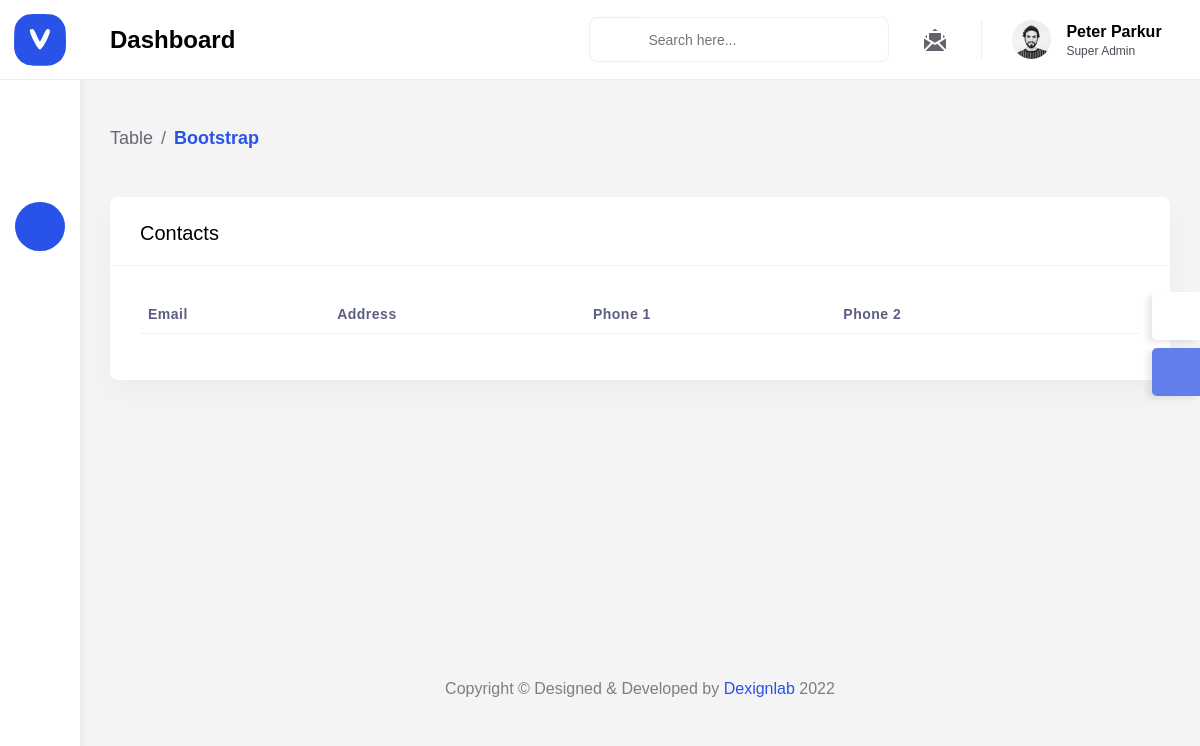
The app's page /dashboard/contact/view/ (signed in), older data.
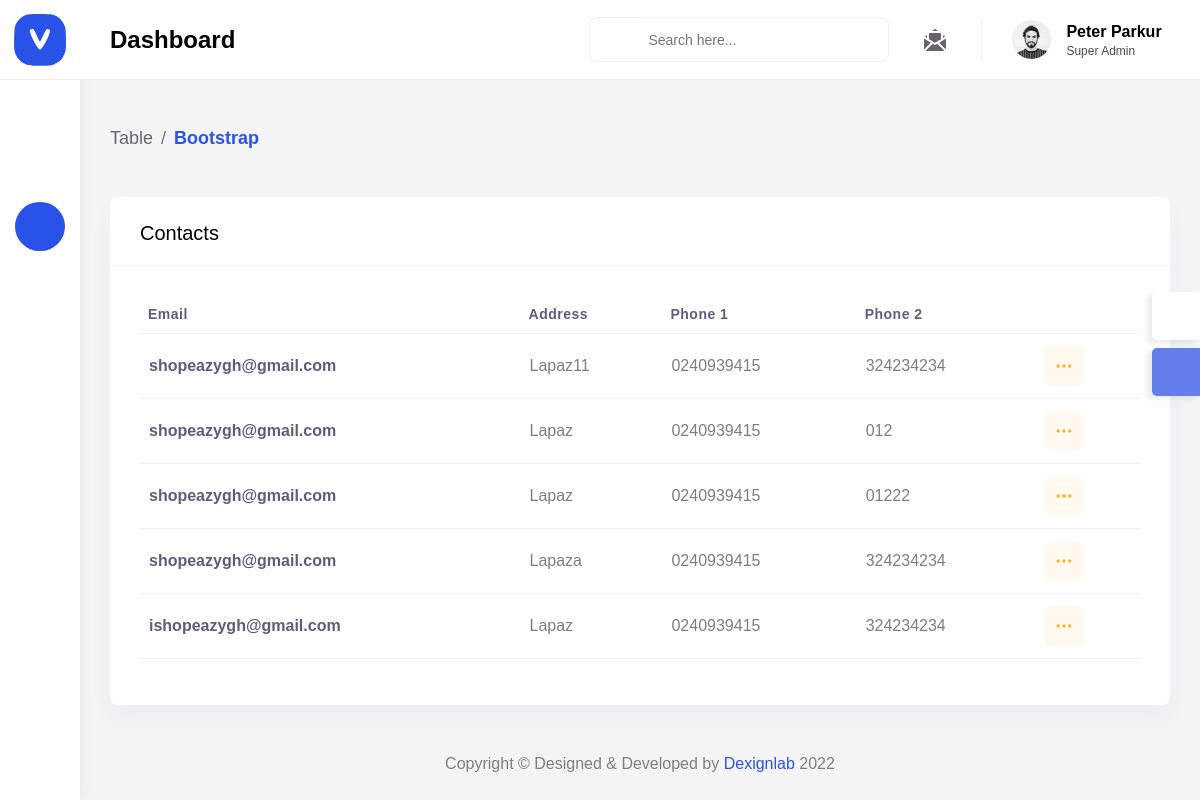
The same page, newer data.
### main/models.py (models this page shows, shortened)
class ContactDetails(models.Model):
    address = models.CharField(max_length=150)
    phone = models.CharField(max_length=150)
    phone_2 = models.CharField(max_length=150)
    email = models.EmailField(max_length=254)
    id = models.UUIDField(default=uuid.uuid4, unique=True,
                          primary_key=True, editable=False)

### dashboard/views.py (the view)
# urls.py: path('contact/view/', views.viewContact, name="view-contact"),
@login_required(login_url="login")
def viewContact(request):
    contacts = ContactDetails.objects.all()
    context = {
        'contacts':contacts
    }
    return render(request, 'dashboard/contact/view-contact.html', context)

### dashboard/templates/dashboard/contact/view-contact.html (shortened to what this page needs)
{% extends 'layouts/admin.html' %}
{% load static %}
{% block content %}
        <div class="content-body">
            <div class="container-fluid">
                <div class="page-titles">
					<ol class="breadcrumb">
						<li class="breadcrumb-item"><a href="javascript:void(0)">Table</a></li>
						<li class="breadcrumb-item active"><a href="javascript:void(0)">Bootstrap</a></li>
					</ol>
                </div>
                <div class="row">
                    <div class="col-lg-12">
                        <div class="card">
                            <div class="card-header">
                                <h4 class="card-title">Contacts</h4>
                            </div>
                            <div class="card-body">
                                <div class="table-responsive">
                                    <table class="table table-responsive-md">
                                        <thead>
                                            <tr>
                                                <th><strong>Email</strong></th>
                                                <th><strong>Address</strong></th>
                                                <th><strong>Phone 1</strong></th>
                                                <th><strong>Phone 2</strong></th>
                                                <th></th>
                                            </tr>
                                        </thead>
                                        <tbody>
                                            {% for contact in contacts %}
                                                <tr>
                                                <td><strong>{{contact.email}}</strong></td>
                                                <td>{{contact.address}}</td>
                                                <td>{{contact.phone}}</td>
                                                <td>{{contact.phone_2}}</td>
                                                <td>
													<div class="dropdown">
														<button type="button" class="btn btn-warning light sharp" data-bs-toggle="dropdown">
														</button>
													</div>
												</td>
                                            </tr>
                                            {% endfor %}
                                        </tbody>
                                    </table>
                                </div>
                            </div>
                        </div>
                    </div>
                </div>
            </div>
        </div>
{% endblock content %}

### templates/layouts/admin.html (shortened to what this page needs)
<!DOCTYPE html>
<html lang="en">
{% load static %}
{% include 'includes/admin-head.html' %}
<body>
    <div id="main-wrapper">
        <div class="nav-header">
            <a href="index.html" class="brand-logo">
				<div class="logo-abbr">
				</div>
            </a>
        </div>
        {% include 'includes/admin-inner-header.html' %}
        {% include 'includes/sidebar.html' %}
        {% block content %}
        {% endblock content %}
        {% include 'includes/admin-footer.html' %}
    </div>
</body>
</html>

### templates/includes/admin-head.html (shortened to what this page needs)
{% load static %}
<head>
    <link href="{% static 'vendor/jqvmap/css/jqvmap.min.css'%}" rel="stylesheet">
	<link rel="stylesheet" href="{% static 'vendor/chartist/css/chartist.min.css'%}">
    <link href="{% static 'vendor/jqvmap/css/jqvmap.min.css'%}" rel="stylesheet">
    <link href="{% static 'vendor/bootstrap-select/dist/css/bootstrap-select.min.css'%}" rel="stylesheet">
	<link href="{% static 'vendor/owl-carousel/owl.carousel.css'%}" rel="stylesheet">
	<link href="{% static 'css/style.css'%}" rel="stylesheet">
	<link rel="stylesheet" href="https://cdnjs.cloudflare.com/ajax/libs/toastr.js/latest/toastr.min.css" />
</head>

### templates/includes/admin-inner-header.html (shortened to what this page needs)
{% load static %}
<div class="header">
            <div class="header-content">
                <nav class="navbar navbar-expand">
                    <div class="collapse navbar-collapse justify-content-between">
                        <div class="header-left">
                            <div class="dashboard_bar">
								Dashboard
                            </div>
                        </div>
                        <ul class="navbar-nav header-right">
							<li class="nav-item">
								<div class="input-group search-area d-lg-inline-flex d-none">
									<div class="input-group-append">
										<span class="input-group-text"><a href="javascript:void(0)"><i class="flaticon-381-search-2"></i></a></span>
									</div>
									<input type="text" class="form-control" placeholder="Search here...">
								</div>
							</li>
							<li class="nav-item dropdown notification_dropdown">
                                <a class="nav-link  ai-icon" href="javascript:void(0)" role="button" data-bs-toggle="dropdown">
                                </a>
                            </li>
                            <li class="nav-item dropdown header-profile">
                                <a class="nav-link" href="javascript:void(0)" role="button" data-bs-toggle="dropdown">
                                    <img src="{% static 'images/profile/17.jpg' %}" width="20" alt=""/>
									<div class="header-info">
										<span class="text-black">Peter Parkur</span>
										<p class="fs-12 mb-0">Super Admin</p>
									</div>
                                </a>
                            </li>
                        </ul>
                    </div>
                </nav>
            </div>
        </div>

### templates/includes/sidebar.html (shortened to what this page needs)
<div class="dlabnav">
            <div class="dlabnav-scroll">
				<ul class="metismenu" id="menu">
                    <li><a class="has-arrow ai-icon" href="javascript:void(0);" aria-expanded="false">
							<i class="flaticon-381-networking"></i>
						</a>
                    </li>
                    <li><a href="{% url 'admin-inbox' %}" class="ai-icon" aria-expanded="false">
							<i class="flaticon-381-settings-2"></i>
						</a>
					</li>
                   <li><a class="has-arrow ai-icon" href="javascript:void(0);" aria-expanded="false">
							<i class="flaticon-381-networking"></i>
						</a>
                    </li>
                    <li><a class="has-arrow ai-icon" href="javascript:void(0);" aria-expanded="false">
							<i class="flaticon-381-television"></i>
						</a>
                    </li>
                    <li><a class="has-arrow ai-icon" href="javascript:void(0);" aria-expanded="false">
							<i class="flaticon-381-controls-3"></i>
						</a>
                    </li>
                    <li><a class="has-arrow ai-icon" href="javascript:void(0);" aria-expanded="false">
							<i class="flaticon-381-internet"></i>
						</a>
                    </li>
                    <li><a class="has-arrow ai-icon" href="javascript:void(0);" aria-expanded="false">
							<i class="flaticon-381-heart"></i>
						</a>
                    </li>
                    <li><a class="has-arrow ai-icon" href="javascript:void(0);" aria-expanded="false">
							<i class="flaticon-381-notepad"></i>
						</a>
                    </li>
                    <li><a class="has-arrow ai-icon" href="javascript:void(0);" aria-expanded="false">
							<i class="flaticon-381-network"></i>
						</a>
                    </li>
                    <li><a class="has-arrow ai-icon" href="javascript:void(0);" aria-expanded="false">
							<i class="flaticon-381-layer-1"></i>
						</a>
                    </li>
                </ul>
			</div>
        </div>

### templates/includes/admin-footer.html
<div class="footer">
            <div class="copyright">
                <p>Copyright © Designed &amp; Developed by <a href="http://Dexignlab.com/" target="_blank">Dexignlab</a> 2022</p>
            </div>
        </div>

Row changes from the older to the newer data that the page shows:
added ContactDetails: email "shopeazygh@gmail.com", address "Lapaz11", phone "0240939415", phone_2 "324234234"
added ContactDetails: email "shopeazygh@gmail.com", address "Lapaz", phone "0240939415", phone_2 "012"
added ContactDetails: email "shopeazygh@gmail.com", address "Lapaz", phone "0240939415", phone_2 "01222"
added ContactDetails: email "shopeazygh@gmail.com", address "Lapaza", phone "0240939415", phone_2 "324234234"
added ContactDetails: email "ishopeazygh@gmail.com", address "Lapaz", phone "0240939415", phone_2 "324234234"
